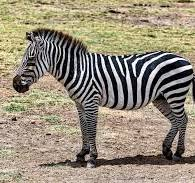
#> input picture example.jpg, 195 x 183 px
$ python example1.py
#> lines starting #> are read from the running program, lines starting #| are printed output that depends on the picture
# [5 lines of commented-out code are left out]

import cv2
original=cv2.imread("example.jpg",1)
#> original is the input picture: shape (183, 195, 3); mean B, G, R 122.4, 141, 151.3
gray=cv2.imread("example.jpg",0)
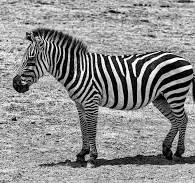
#> gray: shape (183, 195); min 0, max 255, mean 141.5
unchange = cv2.imread("example.jpg",-1)
dx = cv2.Sobel(original, -1,1,0)
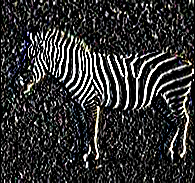
#> dx: shape (183, 195, 3); mean B, G, R 49, 48.9, 49
dy = cv2.Sobel(original, -1,0,1)
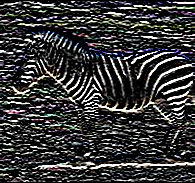
#> dy: shape (183, 195, 3); mean B, G, R 56.9, 56.7, 56.9

cv2.imshow("original", original)
cv2.imshow("dx", dx)
cv2.imshow("dy", dy)

cv2.waitKey(0)
cv2.destroyAllWindows()
